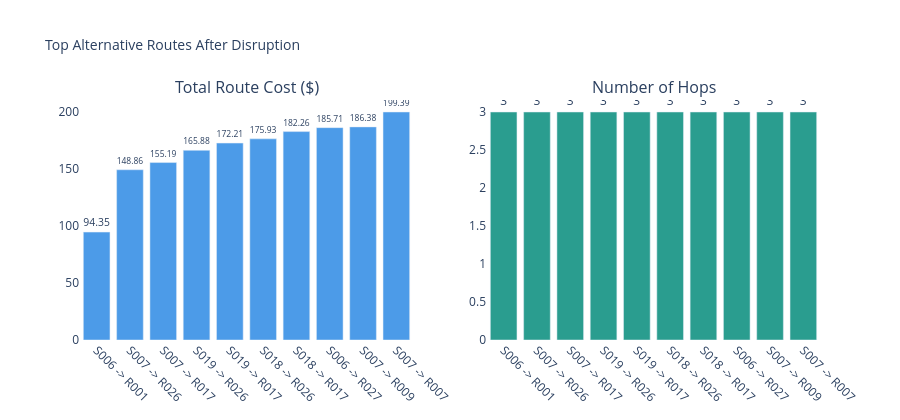

Notebook code for this chart:
### Markdown cell above
### Route Cost Comparison

How do the top alternative routes compare by cost and number of hops? A route with more hops may still be cheaper - a useful insight for logistics planning.

### Code cell
if alt_df.empty:
    print("No alternative routes to compare.")
else:
    alt_df["route"] = alt_df["source"] + " -> " + alt_df["target"]
    fig = make_subplots(
        rows = 1, cols = 2,
        subplot_titles = ("Total Route Cost ($)", "Number of Hops")
    )
    fig.add_trace(
        go.Bar(
            x = alt_df["route"], y = alt_df["total_cost"],
            marker_color = "#4C9BE8", showlegend = False,
            text = alt_df["total_cost"], textposition = "outside"
        ),
        row = 1, col = 1
    )
    fig.add_trace(
        go.Bar(
            x = alt_df["route"], y = alt_df["hops"],
            marker_color = "#2A9D8F", showlegend = False,
            text = alt_df["hops"], textposition = "outside"
        ),
        row = 1, col = 2
    )
    fig.update_layout(
        title = dict(text = "Top Alternative Routes After Disruption", font = dict(size = 14)),
        height = 420, plot_bgcolor = "white",
    )
    fig.update_xaxes(tickangle = 45)
    fig.show()

### Figure 1 — Plotly figure (JSON) as saved in the notebook; plotly's stock layout.template omitted (floating-point values rounded to 4 significant figures)
{"data": [{"marker": {"color": "#4C9BE8"}, "showlegend": false, "text": [94.35, 148.9, 155.2, 165.9, 172.2, 175.9, 182.3, 185.7, 186.4, 199.4], "textposition": "outside", "type": "bar", "x": ["S006 -> R001", "S007 -> R026", "S007 -> R017", "S019 -> R026", "S019 -> R017", "S018 -> R026", "S018 -> R017", "S006 -> R027", "S007 -> R009", "S007 -> R007"], "xaxis": "x", "y": [94.35, 148.9, 155.2, 165.9, 172.2, 175.9, 182.3, 185.7, 186.4, 199.4], "yaxis": "y"}, {"marker": {"color": "#2A9D8F"}, "showlegend": false, "text": [3.0, 3.0, 3.0, 3.0, 3.0, 3.0, 3.0, 3.0, 3.0, 3.0], "textposition": "outside", "type": "bar", "x": ["S006 -> R001", "S007 -> R026", "S007 -> R017", "S019 -> R026", "S019 -> R017", "S018 -> R026", "S018 -> R017", "S006 -> R027", "S007 -> R009", "S007 -> R007"], "xaxis": "x2", "y": [3, 3, 3, 3, 3, 3, 3, 3, 3, 3], "yaxis": "y2"}], "layout": {"annotations": [{"font": {"size": 16}, "showarrow": false, "text": "Total Route Cost ($)", "x": 0.225, "xanchor": "center", "xref": "paper", "y": 1, "yanchor": "bottom", "yref": "paper"}, {"font": {"size": 16}, "showarrow": false, "text": "Number of Hops", "x": 0.775, "xanchor": "center", "xref": "paper", "y": 1, "yanchor": "bottom", "yref": "paper"}], "height": 420, "plot_bgcolor": "white", "title": {"font": {"size": 14}, "text": "Top Alternative Routes After Disruption"}, "xaxis": {"anchor": "y", "domain": [0, 0.45], "tickangle": 45}, "xaxis2": {"anchor": "y2", "domain": [0.55, 1], "tickangle": 45}, "yaxis": {"anchor": "x", "domain": [0, 1]}, "yaxis2": {"anchor": "x2", "domain": [0, 1]}}}
